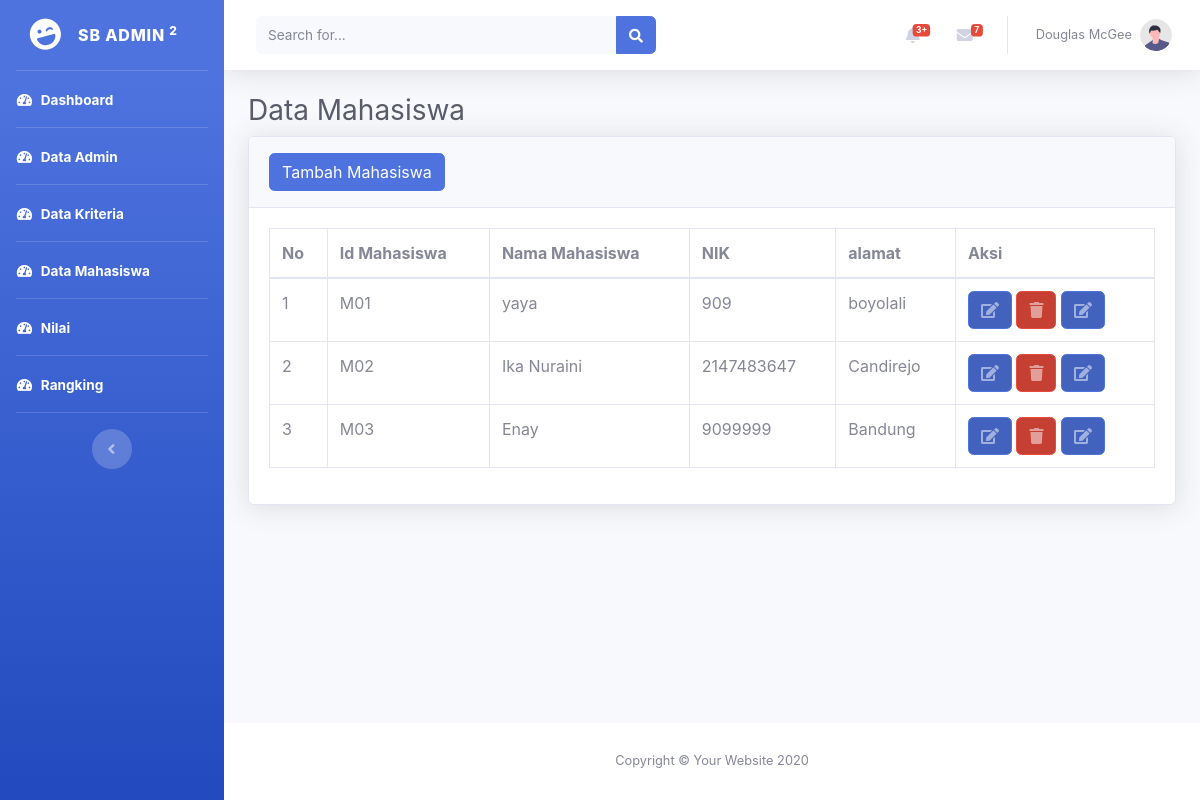
/index.php/data_mahasiswa, run on the app's committed database.
### tables this page shows
CREATE TABLE `mahasiswa` (
  `id_mahasiswa` varchar(3) NOT NULL,
  `nama_mahasiswa` varchar(50) NOT NULL,
  `nik` int(12) NOT NULL,
  `alamat` longtext NOT NULL
);

### application/controllers/Data_mahasiswa.php (called while the page is built, shortened)
<?php
class Data_mahasiswa extends CI_Controller {
	public function index()
	{
        $data['mahasiswa']= $this->beasiswa_model->get_data('mahasiswa')->result();
		$this->load->view('templates/header');
		$this->load->view('templates/sidebar');
		$this->load->view('mahasiswa/data_mahasiswa',$data);
		$this->load->view('templates/footer');
	}
}
?>

### index.php (called while the page is built, shortened)
<?php
require_once BASEPATH.'core/CodeIgniter.php';

### application/models/beasiswa_model.php (called while the page is built, shortened)
<?php
class beasiswa_model extends CI_model {
  public function get_data($table){
    return $this->db->get($table);
  }
}
?>

### application/views/mahasiswa/data_mahasiswa.php (the view, shortened to what this page needs)
    <div class="container-fluid">
        <h1 class="h3 mb-2 text-gray-800">Data Mahasiswa</h1>
        <div class="card shadow mb-4">
            <div class="card-header py-3">
                <a href="<?php echo base_url ('data_mahasiswa/tambah_mahasiswa') ?>" class="btn btn-primary btn-icon-split">
                    <span class="text">Tambah  Mahasiswa</span>
                </a>
            </div>
            <div class="card-body">
                <div class="table-responsive">
                    <table class="table table-bordered" id="dataTable" width="100%" cellspacing="0">
                        <thead>
                            <tr>
                                <th>No</th>
                                <th>Id Mahasiswa</th>
                                <th>Nama Mahasiswa</th>
                                <th>NIK</th>
                                <th>alamat</th>
                                <th>Aksi</th>
                            </tr>
                        </thead>
                        <tbody>
                            <?php
                            $no=1;
                                foreach($mahasiswa as $mhs) : ?>
                                <tr>
                                    <td><?php echo $no++ ?></td>
                                    <td><?php echo $mhs->id_mahasiswa ?></td>
                                    <td><?php echo $mhs->nama_mahasiswa ?></td>
                                    <td><?php echo $mhs->nik?></td>
                                    <td><?php echo $mhs->alamat ?></td>
                                    <td>
                                        <a href="<?php echo base_url('data_mahasiswa/update_mahasiswa/').$mhs->id_mahasiswa ?>" class="btn btn-primary btn-icon-split">
                                            <span class="icon text-white-50"><i class="fas fa-edit"></i></span>
                                        </a>
                                        <a href="<?php echo base_url('data_mahasiswa/delete_mahasiswa/').$mhs->id_mahasiswa ?>" class="btn btn-danger btn-icon-split">
                                            <span class="icon text-white-50"><i class="fas fa-trash"></i></span>
                                        </a>
                                        <a href="<?php echo base_url('data_mahasiswa/tambah_nilai/').$mhs->id_mahasiswa ?>" class="btn btn-primary btn-icon-split">
                                            <span class="icon text-white-50"><i class="fas fa-edit"></i></span>
                                        </a>
                                    </td>
                                </tr>
                            <?php endforeach; ?>
                        </tbody>
                    </table>
                </div>
            </div>
        </div>
    </div>
</div>

### data on the page
mahasiswa: id_mahasiswa "M01", nama_mahasiswa "yaya", nik "909", alamat "boyolali"
mahasiswa: id_mahasiswa "M02", nama_mahasiswa "Ika Nuraini", nik "2147483647", alamat "Candirejo"
mahasiswa: id_mahasiswa "M03", nama_mahasiswa "Enay", nik "9099999", alamat "Bandung"
